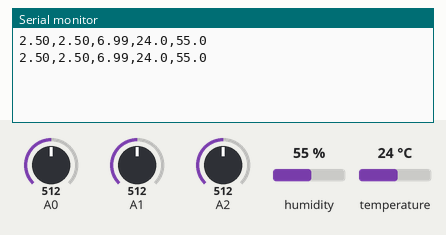
The sketch below on a simulated Arduino Uno, built with avr-gcc and run on an emulated ATmega328P. Shown: the last lines printed to the serial monitor. Inputs (shaded band) come from the test bench; at power-on: humidity 55 %, A0 = 512, A1 = 512, A2 = 512, temperature 24 °C.

Above: at 2.8 s.
2.9 s: humidity set to 22 %
At 5.3 s:
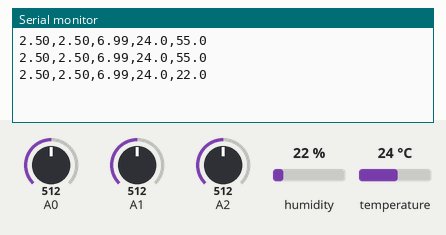
5.6 s: A0 set to 716
At 6.6 s:
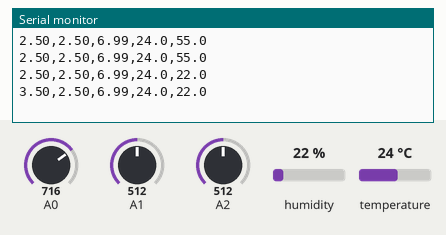
8.3 s: A1 set to 716
At 10.8 s:
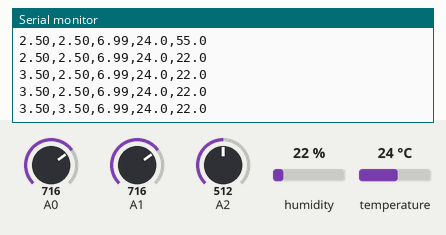
11.0 s: A2 set to 716
At 12.8 s:
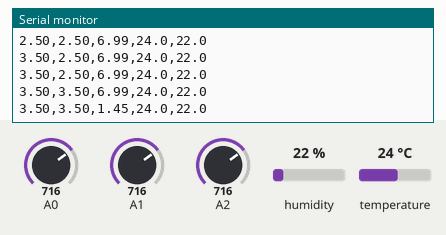
13.7 s: temperature set to 12 °C
At 15.2 s:
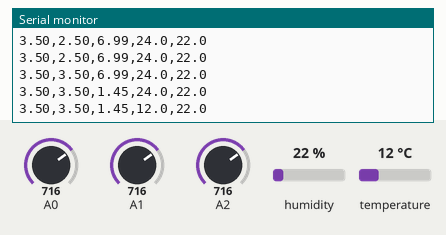
16.4 s: A0 set to 992
At 18.9 s:
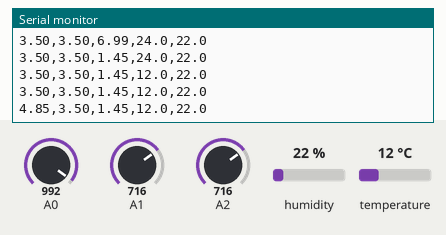
Timing chart, 0 to 20.1 s (numbered marks = the images above; inputs shaded):
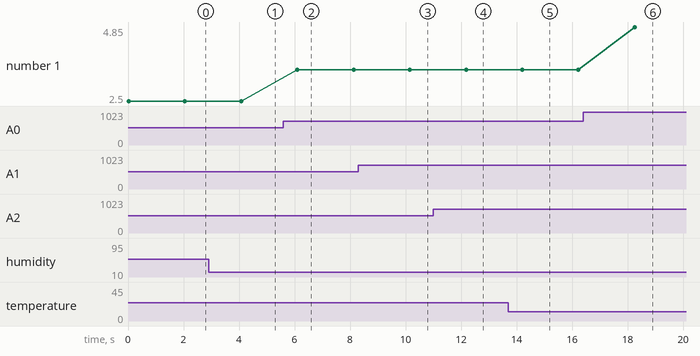

Measured:
- after the input at 2.9 s, the serial monitor: prints a new line after 1.2 s (image 1)
- after the input at 5.6 s, the serial monitor: prints a new line after 0.50 s (image 2)
- after the input at 8.3 s, the serial monitor: prints a new line after 1.9 s (image 3)
- after the input at 11.0 s, the serial monitor: prints a new line after 1.2 s (image 4)
- after the input at 13.7 s, the serial monitor: prints a new line after 0.50 s (image 5)
- after the input at 16.4 s, the serial monitor: prints a new line after 1.9 s (image 6)
- plotted number 1: 2.5 → 3.5 after the input at 5.6 s, 3.5 → 4.85 after the input at 16.4 s

The sketch:

arduino-csv-op.ino
```cpp
#include <DHT.h>

#define DHTPIN 2
#define DHTTYPE DHT11
DHT dht(DHTPIN, DHTTYPE);

void setup() {
  Serial.begin(9600);
  dht.begin();
}

void loop() {
  // Sensors
  int rawTDS = analogRead(A0);
  int rawTurb = analogRead(A1);
  float voltTDS = rawTDS * (5.0 / 1023.0);
  float voltTurb = rawTurb * (5.0 / 1023.0);

  // PH sensor (assume analog pin A2)
  int rawPH = analogRead(A2);
  float voltPH = rawPH * (5.0 / 1023.0);
  float phValue = 7 + ((2.5 - voltPH) / 0.18); // basic approx calibration

  // DHT11
  float h = dht.readHumidity();
  float t = dht.readTemperature();

  // Send CSV line: TDS,Turbidity,pH,Temp,Humidity
  Serial.print(voltTDS, 2); Serial.print(",");
  Serial.print(voltTurb, 2); Serial.print(",");
  Serial.print(phValue, 2); Serial.print(",");
  Serial.print(t, 1); Serial.print(",");
  Serial.println(h, 1);

  delay(2000);
}
```
